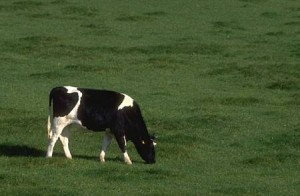
#> input picture LAB-5/cow.jpg, 300 x 196 px
$ python gmm_assignment2.py
#> lines starting #> are read from the running program, lines starting #| are printed output that depends on the picture; after the words box and inside, x2 and y2 are one past the last pixel; in counts of white or black regions, pixels touching at a corner belong together
### LAB-5/gmm.py
# Gaussian Mixture Model
import numpy as np

class GMM:
    def __init__(self, n_components, max_iters=100, comp_names=None):
        self.n_componets = n_components
        self.max_iter = max_iters

        if comp_names is None:
            self.comp_names = [f"comp({index})" for index in range(self.n_componets)]
        else:
            self.comp_names = comp_names

        self.pi = [1 / self.n_componets for _ in range(self.n_componets)]

    # [6 lines left out: function multivariate_normal, not called in this run]

    def multivariate_normal_vectorized(self, X, mean_vector, covariance_matrix):
        d = X.shape[1]
        diff = X - mean_vector
        norm_const = 1.0 / np.sqrt((2 * np.pi) ** d * np.linalg.det(covariance_matrix))
        inv_cov = np.linalg.inv(covariance_matrix)
        exponent = np.exp(-0.5 * np.sum(diff @ inv_cov * diff, axis=1))
        return norm_const * exponent

    # [27 lines left out: function fit, not called in this run]

    def fit_fast(self, X):
        new_X = np.array_split(X, self.n_componets)
        self.mean_vector = np.array([np.mean(x, axis=0) for x in new_X])
        self.covariance_matrixes = [np.cov(x.T, ddof=0) for x in new_X]

        for _ in range(self.max_iter):
            # E-step (vectorized)
            self.r = np.zeros((len(X), self.n_componets))
            for k in range(self.n_componets):
                self.r[:, k] = self.pi[k] * self.multivariate_normal_vectorized(
                    X, self.mean_vector[k], self.covariance_matrixes[k]
                )            # Normalize r (mỗi hàng chia cho tổng)
            self.r /= self.r.sum(axis=1, keepdims=True)

            # M-step
            N = np.sum(self.r, axis=0)

            # Cập nhật mean_vector (vectorized)
            self.mean_vector = (self.r.T @ X) / N[:, np.newaxis]

            # Cập nhật covariance_matrixes
            self.covariance_matrixes = []
            for k in range(self.n_componets):
                self.covariance_matrixes.append(
                    np.cov(X.T, aweights=self.r[:, k], ddof=0)
                )

            self.pi = [N[k] / len(X) for k in range(self.n_componets)]

    # [11 lines left out: function predict, not called in this run]

### LAB-5/gmm_assignment2.py
import numpy as np
import matplotlib.pyplot as plt
from PIL import Image
from gmm import GMM

# Load ảnh
img = Image.open("cow.jpg").convert("RGB")
#> img is the input picture: PIL image 300x196 RGB; mean R, G, B 68, 84.9, 47.4
img_array = np.array(img)

height, width, channels = img_array.shape
#> height = 196; width = 300; channels = 3

pixels = img_array.reshape(-1, channels).astype(float)
pixels /= 255.0

# GMM phân cụm ảnh
model = GMM(n_components=2)
model.fit_fast(pixels)
#> in fit_fast, `new_X = np.array_split(X, self.n_componets)`: new_X = 2 items
#> in fit_fast, `self.mean_vector = np.array([np.mean(x, axis=0) for x in new_X])`: self.mean_vector = [[0.274, 0.347, 0.193], [0.259, 0.319, 0.178]]
#> in fit_fast, `self.covariance_matrixes = [np.cov(x.T, ddof=0) for x in new_X]`: self.covariance_matrixes = [[[0.00326, 0.00328, 0.00304], [0.00328, 0.0035, 0.00301], [0.00304, 0.00301, 0.00299]], [[0.0152, 0.0148, 0.0128], [0.0148, 0.0155, 0.0121], [0.0128, 0.0121, 0.0114]]]
#> the loop in fit_fast, `for _ in range(self.max_iter):` made 100 passes
#> (N, self.mean_vector, self.pi) on passes 1 to 7: ([41084.5, 17715.5], [[0.271, 0.347, 0.188], [0.256, 0.301, 0.181]], [0.699, 0.301]), ([48199.7, 10600.3], [[0.271, 0.346, 0.187], [0.246, 0.272, 0.182]], [0.82, 0.18]), ([50088.1, 8711.9], [[0.27, 0.345, 0.185], [0.245, 0.26, 0.188]], [0.852, 0.148]), ([50823.8, 7976.2], [[0.27, 0.345, 0.185], [0.246, 0.256, 0.191]], [0.864, 0.136]), ([51161.5, 7638.5], [[0.27, 0.345, 0.185], [0.246, 0.254, 0.193]], [0.87, 0.13]), ([51323.7, 7476.3], [[0.27, 0.345, 0.185], [0.246, 0.252, 0.194]], [0.873, 0.127]), ([51403.2, 7396.8], [[0.27, 0.344, 0.184], [0.246, 0.252, 0.195]], [0.874, 0.126])

# Pixel thuộc cluster có xác suất cao nhất
pixel_cluster = np.argmax(model.r, axis=1)
pixel_cluster = pixel_cluster.reshape(height, width)
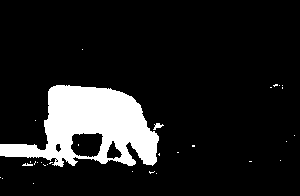
#> pixel_cluster: shape (196, 300) int64; values 0 (black) and 1 (white), 12.3% white; 31 white regions (28 under 20 px), largest, box (x1, y1, x2, y2) and area: (0, 85, 159, 167) 7087, (153, 123, 164, 130) 38, (22, 163, 33, 166) 22

# Cluster có giá trị Green lớn nhất xem là background
centers = model.mean_vector
#> centers = [[0.27, 0.344, 0.184], [0.246, 0.251, 0.196]]
background_idx = np.argmax(centers[:, 1])
#> background_idx = 0

# Tạo mask foreground
foreground_mask = (pixel_cluster != background_idx)
binary_mask = foreground_mask.astype(np.uint8) * 255

# Loại bỏ background
filtered = img_array.copy()
filtered[~foreground_mask] = [0, 0, 0]
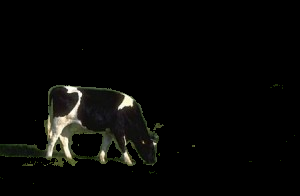
#> filtered: shape (196, 300, 3); mean R, G, B 7.7, 7.8, 6.1

# Hiển thị
fig, ax = plt.subplots(1, 3, figsize=(15, 5))

ax[0].imshow(img_array)
ax[0].set_title("Original")

ax[1].imshow(binary_mask, cmap="gray")
ax[1].set_title("Foreground Mask")

ax[2].imshow(filtered)
ax[2].set_title("Background Removed")

plt.tight_layout()
plt.show()
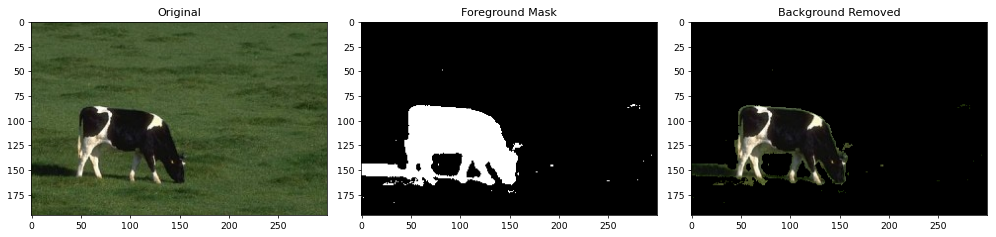
#> figure drawn by matplotlib, 3 panels
